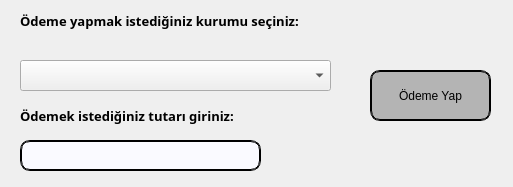
<?xml version="1.0" encoding="UTF-8"?>
<ui version="4.0">
 <class>MainWindow</class>
 <widget class="QMainWindow" name="MainWindow">
  <property name="geometry">
   <rect>
    <x>0</x>
    <y>0</y>
    <width>513</width>
    <height>187</height>
   </rect>
  </property>
  <property name="windowTitle">
   <string>Ödeme Sayfası</string>
  </property>
  <property name="windowIcon">
   <iconset resource="icons.qrc">
    <normaloff>:/icons/logo.png</normaloff>:/icons/logo.png</iconset>
  </property>
  <widget class="QWidget" name="centralwidget">
   <widget class="QComboBox" name="comboBox">
    <property name="geometry">
     <rect>
      <x>20</x>
      <y>60</y>
      <width>311</width>
      <height>31</height>
     </rect>
    </property>
    <property name="sizePolicy">
     <sizepolicy hsizetype="Preferred" vsizetype="Preferred">
      <horstretch>0</horstretch>
      <verstretch>0</verstretch>
     </sizepolicy>
    </property>
   </widget>
   <widget class="QLabel" name="label">
    <property name="geometry">
     <rect>
      <x>20</x>
      <y>10</y>
      <width>320</width>
      <height>21</height>
     </rect>
    </property>
    <property name="font">
     <font>
      <family>Bahnschrift SemiBold</family>
      <pointsize>10</pointsize>
      <weight>75</weight>
      <bold>true</bold>
     </font>
    </property>
    <property name="text">
     <string>Ödeme yapmak istediğiniz kurumu seçiniz:</string>
    </property>
   </widget>
   <widget class="QPushButton" name="pushButton">
    <property name="geometry">
     <rect>
      <x>370</x>
      <y>70</y>
      <width>121</width>
      <height>51</height>
     </rect>
    </property>
    <property name="cursor">
     <cursorShape>PointingHandCursor</cursorShape>
    </property>
    <property name="styleSheet">
     <string notr="true">border-radius: 10px; border: 2px groove black; background-color: rgb(180, 180, 180); </string>
    </property>
    <property name="text">
     <string>Ödeme Yap</string>
    </property>
   </widget>
   <widget class="QLabel" name="label_temp">
    <property name="geometry">
     <rect>
      <x>400</x>
      <y>10</y>
      <width>55</width>
      <height>16</height>
     </rect>
    </property>
    <property name="text">
     <string/>
    </property>
   </widget>
   <widget class="QLabel" name="label_2">
    <property name="geometry">
     <rect>
      <x>20</x>
      <y>100</y>
      <width>301</width>
      <height>31</height>
     </rect>
    </property>
    <property name="font">
     <font>
      <family>Bahnschrift SemiBold</family>
      <pointsize>10</pointsize>
      <weight>75</weight>
      <bold>true</bold>
     </font>
    </property>
    <property name="text">
     <string>Ödemek istediğiniz tutarı giriniz:</string>
    </property>
   </widget>
   <widget class="QLineEdit" name="lineEdit">
    <property name="geometry">
     <rect>
      <x>20</x>
      <y>140</y>
      <width>241</width>
      <height>31</height>
     </rect>
    </property>
    <property name="styleSheet">
     <string notr="true">border-radius: 10px; border: 2px groove black; background-color: rgb(250, 250, 255); </string>
    </property>
   </widget>
  </widget>
 </widget>
 <resources>
  <include location="icons.qrc"/>
 </resources>
 <connections/>
</ui>
